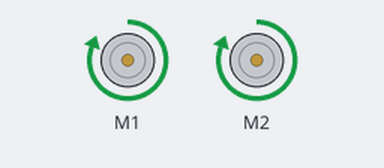
The sketch below on a simulated Arduino Uno, built with avr-gcc and run on an emulated ATmega328P. Shown: 2 × DC motor (green arrow = forward, orange = backward, longer = faster).

Above: at 0.1 s.
Timing chart, 0 to 1.6 s (numbered marks = the images above):
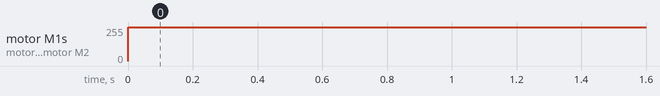

Measured:
- by itself, motor M1, motor M2: stopped → forward 255/255 at 0.00 s

The sketch:

testando_motor.ino
```cpp
        #include <AFMotor.h>


            //declarand1o os motores
            AF_DCMotor motor1(1); //Seleciona o motor esquerdo
            AF_DCMotor motor2(2); //seleciona o motor direito
      void setup() {

      }

    void loop() {

    //para frente
    motor1.setSpeed(255); //Define a velocidade maxima
    motor1.run(FORWARD); //Gira o motor sentido para frente
    motor2.setSpeed(255);
    motor2.run(FORWARD);
    delay (5600);}
   /*
    //para trás
      motor1.setSpeed(255); //Define a velocidade maxima
      motor1.run(BACKWARD); //Gira motor para trás
      motor2.setSpeed(255);
      motor2.run(BACKWARD);
    delay (3000);

    //parar robô
    motor1.setSpeed(0);
    motor1.run(RELEASE); //Desliga o motor
    motor2.setSpeed(0);
    motor2.run(RELEASE); //Desliga o motor
    delay(2000);


    //CURVA PARA A DIREITA
    motor1.setSpeed(255); //Define velocidade baixa
    motor1.run(FORWARD); //Gira o motor sentido para frente
    motor2.setSpeed(255);
    motor2.run(BACKWARD); //Gira o motor para trás
    delay(5000);

    //CURVA PARA A ESQUERDA
    motor1.setSpeed(200); //Define velocidade baixa
    motor1.run(BACKWARD); //Gira o motor sentido PARA TRÁS
    motor2.setSpeed(200);
    motor2.run(FORWARD); //Gira o motor sentido para frente
    delay(5000);
    } */
```
